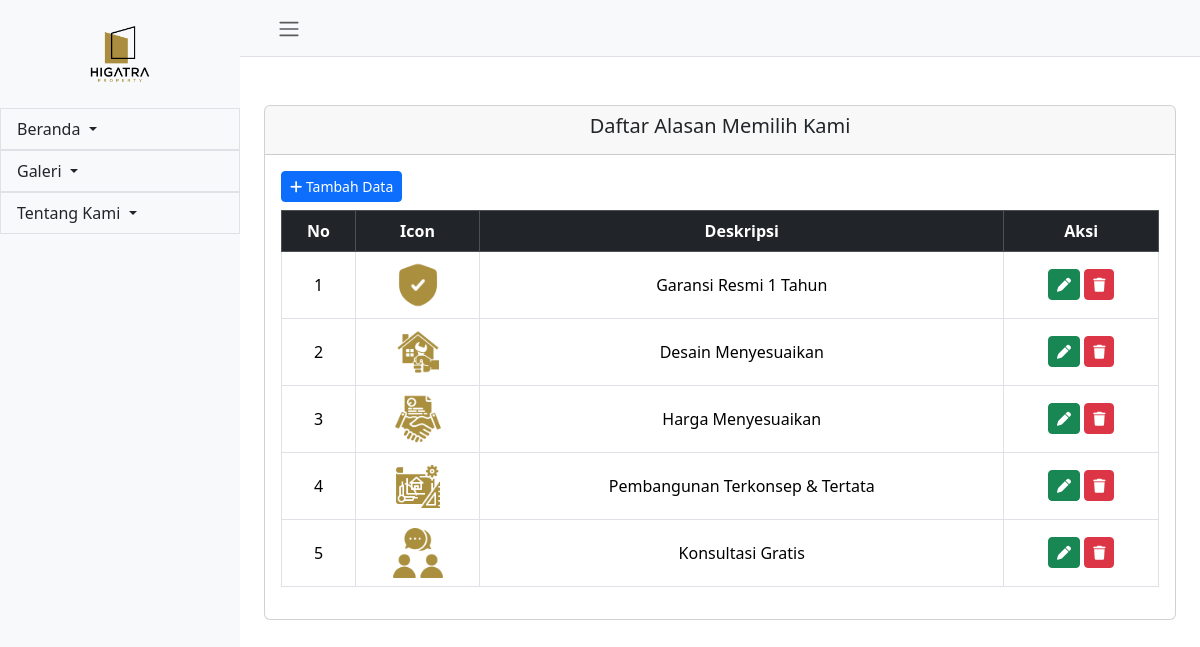
The app's page /admin/alasan_memilih/index.php with its own data.
### tables this page shows
CREATE TABLE `reasons` (
  `id` int(11) NOT NULL,
  `icon` varchar(255) NOT NULL,
  `description` varchar(255) NOT NULL
);

### admin/alasan_memilih/index.php (the view)
<?php
include '../../kon/koneksi.php';
$query = "SELECT * FROM reasons";
$result = mysqli_query($conn, $query);
include "../layout/header-admin.php";
?>
<div class="container mt-5">
    <div class="card">
        <div class="card-header text-center">
            <h5>Daftar Alasan Memilih Kami</h5>
        </div>
        <div class="card-body">
            <a href="tambah.php" class="btn btn-primary btn-sm mb-2"><i class="fa-solid fa-plus"></i> Tambah Data</a>
            <div class="table-responsive">
                <table class="table table-bordered table-hover text-center">
                    <thead class="table-dark">
                        <tr>
                            <th>No</th>
                            <th>Icon</th>
                            <th>Deskripsi</th>
                            <th>Aksi</th>
                        </tr>
                    </thead>
                    <tbody>
                        <?php $no = 1;
                        while ($row = mysqli_fetch_assoc($result)): ?>
                            <tr class="align-middle">
                                <td><?= $no++; ?></td>
                                <td>
                                    <img src="../../images/icons/<?= $row['icon']; ?>" width="50">
                                </td>
                                <td><?= $row['description']; ?></td>
                                <td>
                                    <a href="edit.php?id=<?= $row['id']; ?>" class="btn btn-success btn-sm"><i class="fa-solid fa-pen"></i></a>
                                    <a href="hapus.php?id=<?= $row['id']; ?>" class="btn btn-danger btn-sm" onclick="return confirm('Yakin ingin menghapus?')"><i class="fa-solid fa-trash"></i></a>
                                </td>
                            </tr>
                        <?php endwhile; ?>
                    </tbody>
                </table>
            </div>
        </div>
    </div>
</div>
<?php include "../layout/footer-admin.php"; ?>

### records on screen
reasons: icon (picture), description "Garansi Resmi 1 Tahun"
reasons: icon (picture), description "Desain Menyesuaikan"
reasons: icon (picture), description "Harga Menyesuaikan"
reasons: icon (picture), description "Pembangunan Terkonsep & Tertata"
reasons: icon (picture), description "Konsultasi Gratis"
